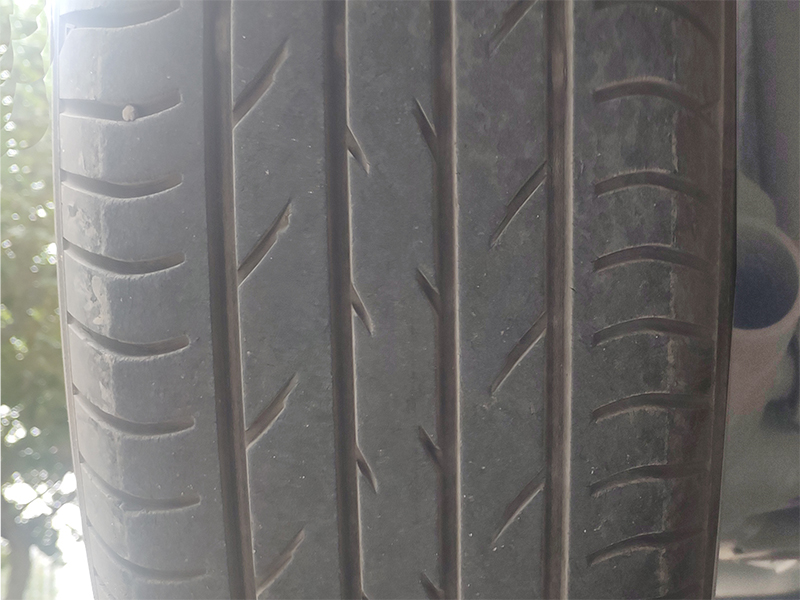
#> input picture Tire_tread_defect_detection/TireTest_20200708/code6/11.jpg, 800 x 600 px, found by its file name
$ python 20191121.py   (older library calls are emulated)
#> lines starting #> are read from the running program, lines starting #| are printed output that depends on the picture
from cv2 import cv2
import numpy as np


image11 = cv2.imread("11.jpg", cv2.IMREAD_GRAYSCALE)
#> image11: shape (600, 800); min 33, max 255, mean 112
#cv2.imshow("image11", image11)

# image11_1 = cv2.resize(image11,None,fx=0.2,fy=0.2,interpolation=cv2.INTER_AREA)

# 直接规定缩放大小，这个时候就不需要缩放因子
height, width = image11.shape[:2]
#> height = 600; width = 800
size = (int(width*0.2), int(height*0.2))
#> size = (160, 120)
image11_1 = cv2.resize(image11, size, interpolation = cv2.INTER_AREA)
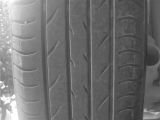
#> image11_1: shape (120, 160); min 46, max 255, mean 112
# [5 lines of commented-out code are left out]

edge_output = cv2.Canny(image11_1, 100, 200)
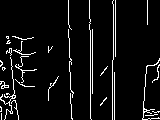
#> edge_output: shape (120, 160); 6.3% white in thin lines or dots
cv2.imshow("canny edge", edge_output)
dst = cv2.bitwise_and(image11_1, image11_1, mask=edge_output)
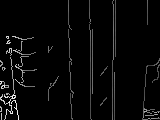
#> dst: shape (120, 160); min 0, max 255, mean 7.9
cv2.imshow("color edge", dst)

# [23 lines of commented-out code are left out]


cv2.waitKey(0)
cv2.destroyAllWindows()
